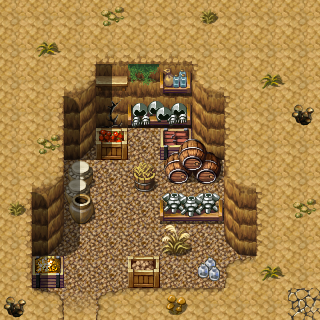

The image is a tile-based game level rendered from a .tmx file. Its description and source (layers, tilesets, objects; grid data summarised) follow:
An orthogonal 10x10 tile map with 32x32 px tiles, 3 tile layers (Ground, Objects, Above), 1 hidden layer not drawn, 60 tilesets and 1 object (mapchange).

<map version="1.8" tiledversion="1.8.4" orientation="orthogonal" renderorder="right-down" width="10" height="10" tilewidth="32" tileheight="32" infinite="0" nextlayerid="9" nextobjectid="2">
 <tileset firstgid="1" name="map_bed_1" tilewidth="32" tileheight="32" tilecount="128" columns="16">
  <image source="../drawable/map_bed_1.png" width="512" height="256" />
 </tileset>
 <tileset firstgid="129" name="map_border_1" tilewidth="32" tileheight="32" tilecount="128" columns="16">
  <image source="../drawable/map_border_1.png" width="512" height="256" />
 </tileset>
 <tileset firstgid="257" name="map_bridge_1" tilewidth="32" tileheight="32" tilecount="128" columns="16">
  <image source="../drawable/map_bridge_1.png" width="512" height="256" />
 </tileset>
 <tileset firstgid="385" name="map_bridge_2" tilewidth="32" tileheight="32" tilecount="128" columns="16">
  <image source="../drawable/map_bridge_2.png" width="512" height="256" />
 </tileset>
 <tileset firstgid="513" name="map_broken_1" tilewidth="32" tileheight="32" tilecount="128" columns="16">
  <image source="../drawable/map_broken_1.png" width="512" height="256" />
 </tileset>
 <tileset firstgid="641" name="map_cavewall_1" tilewidth="32" tileheight="32" tilecount="108" columns="18">
  <image source="../drawable/map_cavewall_1.png" width="576" height="192" />
 </tileset>
 <tileset firstgid="749" name="map_cavewall_2" tilewidth="32" tileheight="32" tilecount="108" columns="18">
  <image source="../drawable/map_cavewall_2.png" width="576" height="192" />
 </tileset>
 <tileset firstgid="857" name="map_cavewall_3" tilewidth="32" tileheight="32" tilecount="108" columns="18">
  <image source="../drawable/map_cavewall_3.png" width="576" height="192" />
 </tileset>
 <tileset firstgid="965" name="map_cavewall_4" tilewidth="32" tileheight="32" tilecount="108" columns="18">
  <image source="../drawable/map_cavewall_4.png" width="576" height="192" />
 </tileset>
 <tileset firstgid="1073" name="map_chair_table_1" tilewidth="32" tileheight="32" tilecount="128" columns="16">
  <image source="../drawable/map_chair_table_1.png" width="512" height="256" />
 </tileset>
 <tileset firstgid="1201" name="map_chair_table_2" tilewidth="32" tileheight="32" tilecount="128" columns="16">
  <image source="../drawable/map_chair_table_2.png" width="512" height="256" />
 </tileset>
 <tileset firstgid="1329" name="map_crate_1" tilewidth="32" tileheight="32" tilecount="128" columns="16">
  <image source="../drawable/map_crate_1.png" width="512" height="256" />
 </tileset>
 <tileset firstgid="1457" name="map_cupboard_1" tilewidth="32" tileheight="32" tilecount="128" columns="16">
  <image source="../drawable/map_cupboard_1.png" width="512" height="256" />
 </tileset>
 <tileset firstgid="1585" name="map_curtain_1" tilewidth="32" tileheight="32" tilecount="128" columns="16">
  <image source="../drawable/map_curtain_1.png" width="512" height="256" />
 </tileset>
 <tileset firstgid="1713" name="map_entrance_1" tilewidth="32" tileheight="32" tilecount="128" columns="16">
  <image source="../drawable/map_entrance_1.png" width="512" height="256" />
 </tileset>
 <tileset firstgid="1841" name="map_entrance_2" tilewidth="32" tileheight="32" tilecount="128" columns="16">
  <image source="../drawable/map_entrance_2.png" width="512" height="256" />
 </tileset>
 <tileset firstgid="1969" name="map_fence_1" tilewidth="32" tileheight="32" tilecount="128" columns="16">
  <image source="../drawable/map_fence_1.png" width="512" height="256" />
 </tileset>
 <tileset firstgid="2097" name="map_fence_2" tilewidth="32" tileheight="32" tilecount="128" columns="16">
  <image source="../drawable/map_fence_2.png" width="512" height="256" />
 </tileset>
 <tileset firstgid="2225" name="map_fence_3" tilewidth="32" tileheight="32" tilecount="128" columns="16">
  <image source="../drawable/map_fence_3.png" width="512" height="256" />
 </tileset>
 <tileset firstgid="2353" name="map_fence_4" tilewidth="32" tileheight="32" tilecount="128" columns="16">
  <image source="../drawable/map_fence_4.png" width="512" height="256" />
 </tileset>
 <tileset firstgid="2481" name="map_ground_1" tilewidth="32" tileheight="32" tilecount="128" columns="16">
  <image source="../drawable/map_ground_1.png" width="512" height="256" />
 </tileset>
 <tileset firstgid="2609" name="map_ground_2" tilewidth="32" tileheight="32" tilecount="128" columns="16">
  <image source="../drawable/map_ground_2.png" width="512" height="256" />
 </tileset>
 <tileset firstgid="2737" name="map_ground_3" tilewidth="32" tileheight="32" tilecount="128" columns="16">
  <image source="../drawable/map_ground_3.png" width="512" height="256" />
 </tileset>
 <tileset firstgid="2865" name="map_ground_4" tilewidth="32" tileheight="32" tilecount="128" columns="16">
  <image source="../drawable/map_ground_4.png" width="512" height="256" />
 </tileset>
 <tileset firstgid="2993" name="map_ground_5" tilewidth="32" tileheight="32" tilecount="128" columns="16">
  <image source="../drawable/map_ground_5.png" width="512" height="256" />
 </tileset>
 <tileset firstgid="3121" name="map_ground_6" tilewidth="32" tileheight="32" tilecount="128" columns="16">
  <image source="../drawable/map_ground_6.png" width="512" height="256" />
 </tileset>
 <tileset firstgid="3249" name="map_ground_7" tilewidth="32" tileheight="32" tilecount="128" columns="16">
  <image source="../drawable/map_ground_7.png" width="512" height="256" />
 </tileset>
 <tileset firstgid="3377" name="map_ground_8" tilewidth="32" tileheight="32" tilecount="128" columns="16">
  <image source="../drawable/map_ground_8.png" width="512" height="256" />
 </tileset>
 <tileset firstgid="3505" name="map_house_1" tilewidth="32" tileheight="32" tilecount="128" columns="16">
  <image source="../drawable/map_house_1.png" width="512" height="256" />
 </tileset>
 <tileset firstgid="3633" name="map_house_2" tilewidth="32" tileheight="32" tilecount="128" columns="16">
  <image source="../drawable/map_house_2.png" width="512" height="256" />
 </tileset>
 <tileset firstgid="3761" name="map_indoor_1" tilewidth="32" tileheight="32" tilecount="128" columns="16">
  <image source="../drawable/map_indoor_1.png" width="512" height="256" />
 </tileset>
 <tileset firstgid="3889" name="map_indoor_2" tilewidth="32" tileheight="32" tilecount="128" columns="16">
  <image source="../drawable/map_indoor_2.png" width="512" height="256" />
 </tileset>
 <tileset firstgid="4017" name="map_kitchen_1" tilewidth="32" tileheight="32" tilecount="128" columns="16">
  <image source="../drawable/map_kitchen_1.png" width="512" height="256" />
 </tileset>
 <tileset firstgid="4145" name="map_outdoor_1" tilewidth="32" tileheight="32" tilecount="128" columns="16">
  <image source="../drawable/map_outdoor_1.png" width="512" height="256" />
 </tileset>
 <tileset firstgid="4273" name="map_pillar_1" tilewidth="32" tileheight="32" tilecount="128" columns="16">
  <image source="../drawable/map_pillar_1.png" width="512" height="256" />
 </tileset>
 <tileset firstgid="4401" name="map_pillar_2" tilewidth="32" tileheight="32" tilecount="128" columns="16">
  <image source="../drawable/map_pillar_2.png" width="512" height="256" />
 </tileset>
 <tileset firstgid="4529" name="map_plant_1" tilewidth="32" tileheight="32" tilecount="128" columns="16">
  <image source="../drawable/map_plant_1.png" width="512" height="256" />
 </tileset>
 <tileset firstgid="4657" name="map_plant_2" tilewidth="32" tileheight="32" tilecount="128" columns="16">
  <image source="../drawable/map_plant_2.png" width="512" height="256" />
 </tileset>
 <tileset firstgid="4785" name="map_rock_1" tilewidth="32" tileheight="32" tilecount="128" columns="16">
  <image source="../drawable/map_rock_1.png" width="512" height="256" />
 </tileset>
 <tileset firstgid="4913" name="map_rock_2" tilewidth="32" tileheight="32" tilecount="128" columns="16">
  <image source="../drawable/map_rock_2.png" width="512" height="256" />
 </tileset>
 <tileset firstgid="5041" name="map_roof_1" tilewidth="32" tileheight="32" tilecount="128" columns="16">
  <image source="../drawable/map_roof_1.png" width="512" height="256" />
 </tileset>
 <tileset firstgid="5169" name="map_roof_2" tilewidth="32" tileheight="32" tilecount="128" columns="16">
  <image source="../drawable/map_roof_2.png" width="512" height="256" />
 </tileset>
 <tileset firstgid="5297" name="map_roof_3" tilewidth="32" tileheight="32" tilecount="128" columns="16">
  <image source="../drawable/map_roof_3.png" width="512" height="256" />
 </tileset>
 <tileset firstgid="5425" name="map_shop_1" tilewidth="32" tileheight="32" tilecount="128" columns="16">
  <image source="../drawable/map_shop_1.png" width="512" height="256" />
 </tileset>
 <tileset firstgid="5553" name="map_sign_ladder_1" tilewidth="32" tileheight="32" tilecount="128" columns="16">
  <image source="../drawable/map_sign_ladder_1.png" width="512" height="256" />
 </tileset>
 <tileset firstgid="5681" name="map_table_1" tilewidth="32" tileheight="32" tilecount="128" columns="16">
  <image source="../drawable/map_table_1.png" width="512" height="256" />
 </tileset>
 <tileset firstgid="5809" name="map_trail_1" tilewidth="32" tileheight="32" tilecount="128" columns="16">
  <image source="../drawable/map_trail_1.png" width="512" height="256" />
 </tileset>
 <tileset firstgid="5937" name="map_transition_1" tilewidth="32" tileheight="32" tilecount="128" columns="16">
  <image source="../drawable/map_transition_1.png" width="512" height="256" />
 </tileset>
 <tileset firstgid="6065" name="map_transition_2" tilewidth="32" tileheight="32" tilecount="128" columns="16">
  <image source="../drawable/map_transition_2.png" width="512" height="256" />
 </tileset>
 <tileset firstgid="6193" name="map_transition_3" tilewidth="32" tileheight="32" tilecount="128" columns="16">
  <image source="../drawable/map_transition_3.png" width="512" height="256" />
 </tileset>
 <tileset firstgid="6321" name="map_transition_4" tilewidth="32" tileheight="32" tilecount="128" columns="16">
  <image source="../drawable/map_transition_4.png" width="512" height="256" />
 </tileset>
 <tileset firstgid="6449" name="map_transition_5" tilewidth="32" tileheight="32" tilecount="128" columns="16">
  <image source="../drawable/map_transition_5.png" width="512" height="256" />
 </tileset>
 <tileset firstgid="6577" name="map_tree_1" tilewidth="32" tileheight="32" tilecount="128" columns="16">
  <image source="../drawable/map_tree_1.png" width="512" height="256" />
 </tileset>
 <tileset firstgid="6705" name="map_tree_2" tilewidth="32" tileheight="32" tilecount="128" columns="16">
  <image source="../drawable/map_tree_2.png" width="512" height="256" />
 </tileset>
 <tileset firstgid="6833" name="map_wall_1" tilewidth="32" tileheight="32" tilecount="128" columns="16">
  <image source="../drawable/map_wall_1.png" width="512" height="256" />
 </tileset>
 <tileset firstgid="6961" name="map_wall_2" tilewidth="32" tileheight="32" tilecount="120" columns="15">
  <image source="../drawable/map_wall_2.png" width="480" height="256" />
 </tileset>
 <tileset firstgid="7081" name="map_wall_3" tilewidth="32" tileheight="32" tilecount="120" columns="15">
  <image source="../drawable/map_wall_3.png" width="480" height="256" />
 </tileset>
 <tileset firstgid="7201" name="map_wall_4" tilewidth="32" tileheight="32" tilecount="120" columns="15">
  <image source="../drawable/map_wall_4.png" width="480" height="256" />
 </tileset>
 <tileset firstgid="7321" name="map_window_1" tilewidth="32" tileheight="32" tilecount="128" columns="16">
  <image source="../drawable/map_window_1.png" width="512" height="256" />
 </tileset>
 <tileset firstgid="7449" name="map_window_2" tilewidth="32" tileheight="32" tilecount="128" columns="16">
  <image source="../drawable/map_window_2.png" width="512" height="256" />
 </tileset>
 <layer id="1" name="Ground" width="10" height="10">
  <data>[100 cells, 100 non-empty, 12 distinct tile ids]</data>
 </layer>
 <layer id="2" name="Objects" width="10" height="10">
  <data>[100 cells, 37 non-empty, 29 distinct tile ids]</data>
 </layer>
 <layer id="3" name="Above" width="10" height="10">
  <data>[100 cells, 16 non-empty, 7 distinct tile ids]</data>
 </layer>
 <layer id="4" name="Walkable" width="10" height="10" visible="0">
  <data>[100 cells, 86 non-empty, 1 distinct tile ids]</data>
 </layer>
 <objectgroup id="5" name="Mapevents">
  <object id="1" name="exit" type="mapchange" x="64" y="288" width="32" height="32">
   <properties>
    <property name="map" value="moesforest_00_cave" />
    <property name="place" value="hole" />
   </properties>
  </object>
 </objectgroup>
 <objectgroup id="6" name="Spawn" />
 <objectgroup id="7" name="Keys" />
 <objectgroup id="8" name="Replace" />
</map>
